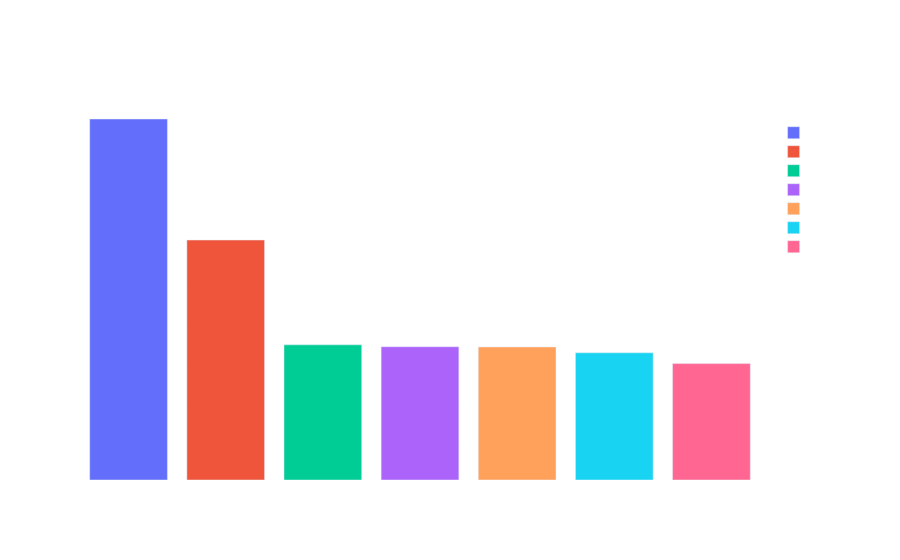

Write notebook code for a chart like this one.
### Code cell
# Grafico de barras
grafico3 = px.bar(
    quantidade_produto_valor_bruto.reset_index(),
    x="Produto",
    y="Quantidade",
    title="Quantidade de vendas brutas por Produtos",
    color="Produto"

)
grafico3.update_xaxes(categoryorder="total descending")  # ordenação
grafico3.update_layout(
    # plot_bgcolor="#e632ed",
    plot_bgcolor="rgba(0, 0, 0, 0)",
    paper_bgcolor="rgba(0, 0, 0, 0)",
    font_color="white"
)
grafico3.show()

### Figure 1 — Plotly figure (JSON) as saved in the notebook; plotly's stock layout.template omitted (floating-point values rounded to 4 significant figures)
{"data": [{"alignmentgroup": "True", "hovertemplate": "Produto=%{x}<br>Quantidade=%{y}<extra></extra>", "legendgroup": "iPhone", "marker": {"color": "#636efa", "pattern": {"shape": ""}}, "name": "iPhone", "offsetgroup": "iPhone", "orientation": "v", "showlegend": true, "textposition": "auto", "type": "bar", "x": ["iPhone"], "xaxis": "x", "y": [9144], "yaxis": "y"}, {"alignmentgroup": "True", "hovertemplate": "Produto=%{x}<br>Quantidade=%{y}<extra></extra>", "legendgroup": "Televisão", "marker": {"color": "#EF553B", "pattern": {"shape": ""}}, "name": "Televisão", "offsetgroup": "Televisão", "orientation": "v", "showlegend": true, "textposition": "auto", "type": "bar", "x": ["Televisão"], "xaxis": "x", "y": [6078], "yaxis": "y"}, {"alignmentgroup": "True", "hovertemplate": "Produto=%{x}<br>Quantidade=%{y}<extra></extra>", "legendgroup": "Notebook", "marker": {"color": "#00cc96", "pattern": {"shape": ""}}, "name": "Notebook", "offsetgroup": "Notebook", "orientation": "v", "showlegend": true, "textposition": "auto", "type": "bar", "x": ["Notebook"], "xaxis": "x", "y": [3423], "yaxis": "y"}, {"alignmentgroup": "True", "hovertemplate": "Produto=%{x}<br>Quantidade=%{y}<extra></extra>", "legendgroup": "SmartWatch", "marker": {"color": "#ab63fa", "pattern": {"shape": ""}}, "name": "SmartWatch", "offsetgroup": "SmartWatch", "orientation": "v", "showlegend": true, "textposition": "auto", "type": "bar", "x": ["SmartWatch"], "xaxis": "x", "y": [3375], "yaxis": "y"}, {"alignmentgroup": "True", "hovertemplate": "Produto=%{x}<br>Quantidade=%{y}<extra></extra>", "legendgroup": "Android", "marker": {"color": "#FFA15A", "pattern": {"shape": ""}}, "name": "Android", "offsetgroup": "Android", "orientation": "v", "showlegend": true, "textposition": "auto", "type": "bar", "x": ["Android"], "xaxis": "x", "y": [3370], "yaxis": "y"}, {"alignmentgroup": "True", "hovertemplate": "Produto=%{x}<br>Quantidade=%{y}<extra></extra>", "legendgroup": "Tablet", "marker": {"color": "#19d3f3", "pattern": {"shape": ""}}, "name": "Tablet", "offsetgroup": "Tablet", "orientation": "v", "showlegend": true, "textposition": "auto", "type": "bar", "x": ["Tablet"], "xaxis": "x", "y": [3222], "yaxis": "y"}, {"alignmentgroup": "True", "hovertemplate": "Produto=%{x}<br>Quantidade=%{y}<extra></extra>", "legendgroup": "Câmera", "marker": {"color": "#FF6692", "pattern": {"shape": ""}}, "name": "Câmera", "offsetgroup": "Câmera", "orientation": "v", "showlegend": true, "textposition": "auto", "type": "bar", "x": ["Câmera"], "xaxis": "x", "y": [2948], "yaxis": "y"}], "layout": {"barmode": "relative", "font": {"color": "white"}, "legend": {"title": {"text": "Produto"}, "tracegroupgap": 0}, "paper_bgcolor": "rgba(0, 0, 0, 0)", "plot_bgcolor": "rgba(0, 0, 0, 0)", "title": {"text": "Quantidade de vendas brutas por Produtos"}, "xaxis": {"anchor": "y", "categoryarray": ["iPhone", "Televisão", "Notebook", "SmartWatch", "Android", "Tablet", "Câmera"], "categoryorder": "total descending", "domain": [0, 1], "title": {"text": "Produto"}}, "yaxis": {"anchor": "x", "domain": [0, 1], "title": {"text": "Quantidade"}}}}
